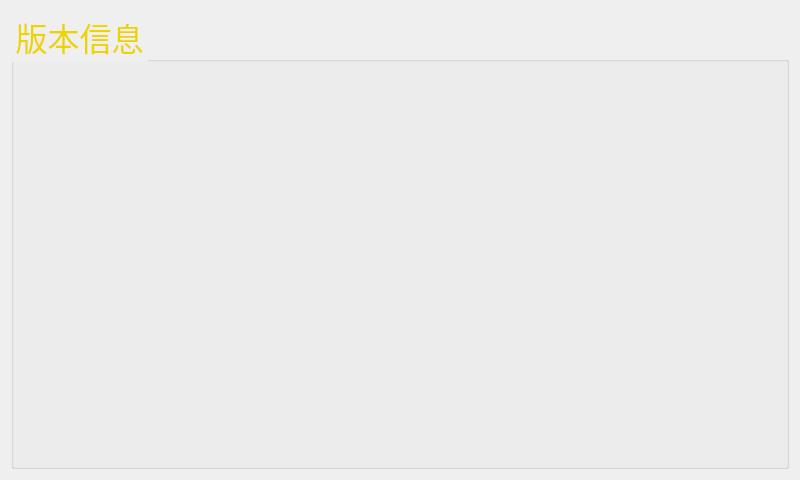
<?xml version="1.0" encoding="UTF-8"?>
<ui version="4.0">
 <class>show_version</class>
 <widget class="QDialog" name="show_version">
  <property name="geometry">
   <rect>
    <x>0</x>
    <y>0</y>
    <width>800</width>
    <height>480</height>
   </rect>
  </property>
  <property name="font">
   <font>
    <family>YouSheBiaoTiHei</family>
    <pointsize>22</pointsize>
   </font>
  </property>
  <property name="windowTitle">
   <string>Dialog</string>
  </property>
  <layout class="QHBoxLayout" name="horizontalLayout">
   <item>
    <widget class="QGroupBox" name="groupBox">
     <property name="font">
      <font>
       <pointsize>-1</pointsize>
      </font>
     </property>
     <property name="styleSheet">
      <string notr="true">QGroupBox { font-size: 32px; color: rgb(237, 212, 0);}</string>
     </property>
     <property name="title">
      <string>版本信息</string>
     </property>
     <property name="alignment">
      <set>Qt::AlignLeading|Qt::AlignLeft|Qt::AlignVCenter</set>
     </property>
     <layout class="QVBoxLayout" name="verticalLayout">
      <item>
       <widget class="QScrollArea" name="scrollArea">
        <property name="frameShape">
         <enum>QFrame::NoFrame</enum>
        </property>
        <property name="widgetResizable">
         <bool>true</bool>
        </property>
        <property name="styleSheet">
         <string notr="true">background: transparent; border: none;</string>
        </property>
        <widget class="QWidget" name="scrollAreaWidgetContents">
         <property name="geometry">
          <rect>
           <x>0</x>
           <y>0</y>
           <width>740</width>
           <height>400</height>
          </rect>
         </property>
        </widget>
       </widget>
      </item>
     </layout>
    </widget>
   </item>
  </layout>
 </widget>
 <resources/>
 <connections/>
</ui>
